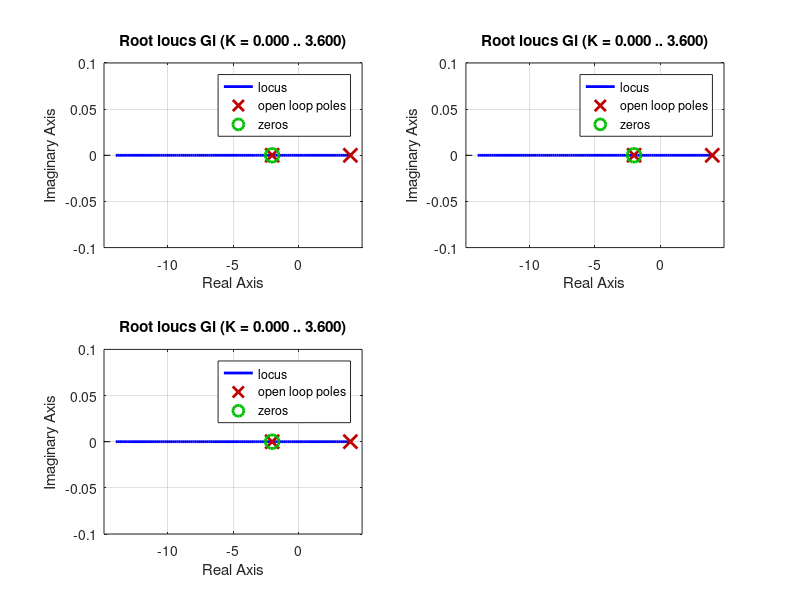

Write MATLAB code to recreate this figure.
%% tf G=K(s+2)/(s+1)(s+2)
num=[1 2];
den=[1 3 2];
Sys=tf(num,den);
figure(1)
zpk(Sys);
rlocus(Sys);
%%for different values of k
 for i = 1:3
    Ki=input('enter the value of k');
   Gi=feedback(Sys*Ki,-1);
   subplot(2,2,i)
   zpk(Gi);
   rlocus(Gi);
 end
